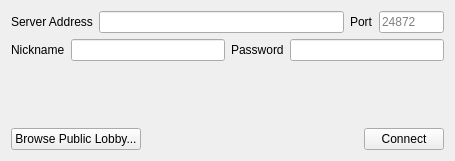
<?xml version="1.0" encoding="UTF-8"?>
<ui version="4.0">
 <class>DirectConnect</class>
 <widget class="QWidget" name="DirectConnect">
  <property name="geometry">
   <rect>
    <x>0</x>
    <y>0</y>
    <width>455</width>
    <height>161</height>
   </rect>
  </property>
  <property name="windowTitle">
   <string>Direct Connect</string>
  </property>
  <layout class="QVBoxLayout" name="verticalLayout">
   <item>
    <layout class="QVBoxLayout" name="verticalLayout_3">
     <item>
      <layout class="QVBoxLayout" name="verticalLayout_2">
       <item>
        <layout class="QHBoxLayout" name="horizontalLayout">
         <property name="spacing">
          <number>0</number>
         </property>
         <property name="leftMargin">
          <number>0</number>
         </property>
         <item>
          <widget class="QWidget" name="ip_container" native="true">
           <layout class="QHBoxLayout" name="ip_layout">
            <property name="leftMargin">
             <number>0</number>
            </property>
            <property name="topMargin">
             <number>0</number>
            </property>
            <property name="rightMargin">
             <number>0</number>
            </property>
            <property name="bottomMargin">
             <number>0</number>
            </property>
            <item>
             <widget class="QLabel" name="label_2">
              <property name="text">
               <string>Server Address</string>
              </property>
             </widget>
            </item>
            <item>
             <widget class="QLineEdit" name="ip">
              <property name="toolTip">
               <string>&lt;html&gt;&lt;head/&gt;&lt;body&gt;&lt;p&gt;Server address of the host&lt;/p&gt;&lt;/body&gt;&lt;/html&gt;</string>
              </property>
              <property name="maxLength">
               <number>253</number>
              </property>
             </widget>
            </item>
            <item>
             <widget class="QLabel" name="label_3">
              <property name="text">
               <string>Port</string>
              </property>
             </widget>
            </item>
            <item>
             <widget class="QLineEdit" name="port">
              <property name="toolTip">
               <string>&lt;html&gt;&lt;head/&gt;&lt;body&gt;&lt;p&gt;Port number the host is listening on&lt;/p&gt;&lt;/body&gt;&lt;/html&gt;</string>
              </property>
              <property name="maxLength">
               <number>5</number>
              </property>
              <property name="placeholderText">
               <string notr="true" extracomment="placeholder string that tells user default port">24872</string>
              </property>
              <property name="maximumSize">
               <size>
                <width>65</width>
                <height>50</height>
               </size>
              </property>
             </widget>
            </item>
           </layout>
          </widget>
         </item>
        </layout>
       </item>
       <item>
        <layout class="QHBoxLayout" name="horizontalLayout_2">
         <item>
          <widget class="QLabel" name="label_5">
           <property name="text">
            <string>Nickname</string>
           </property>
          </widget>
         </item>
         <item>
          <widget class="QLineEdit" name="nickname">
           <property name="maxLength">
            <number>20</number>
           </property>
          </widget>
         </item>
         <item>
          <widget class="QLabel" name="label">
           <property name="text">
            <string>Password</string>
           </property>
          </widget>
         </item>
         <item>
          <widget class="QLineEdit" name="password"/>
         </item>
        </layout>
       </item>
      </layout>
     </item>
     <item>
      <spacer name="verticalSpacer">
       <property name="orientation">
        <enum>Qt::Vertical</enum>
       </property>
       <property name="sizeHint" stdset="0">
        <size>
         <width>20</width>
         <height>20</height>
        </size>
       </property>
      </spacer>
     </item>
     <item>
      <layout class="QHBoxLayout" name="horizontalLayout_3">
       <item>
        <widget class="QPushButton" name="browse_lobby">
         <property name="text">
          <string>Browse Public Lobby...</string>
         </property>
        </widget>
       </item>
       <item>
        <spacer name="horizontalSpacer">
         <property name="orientation">
          <enum>Qt::Horizontal</enum>
         </property>
         <property name="sizeHint" stdset="0">
          <size>
           <width>40</width>
           <height>20</height>
          </size>
         </property>
        </spacer>
       </item>
       <item>
        <widget class="QPushButton" name="connect">
         <property name="text">
          <string>Connect</string>
         </property>
        </widget>
       </item>
      </layout>
     </item>
    </layout>
   </item>
  </layout>
 </widget>
 <resources/>
 <connections/>
</ui>
